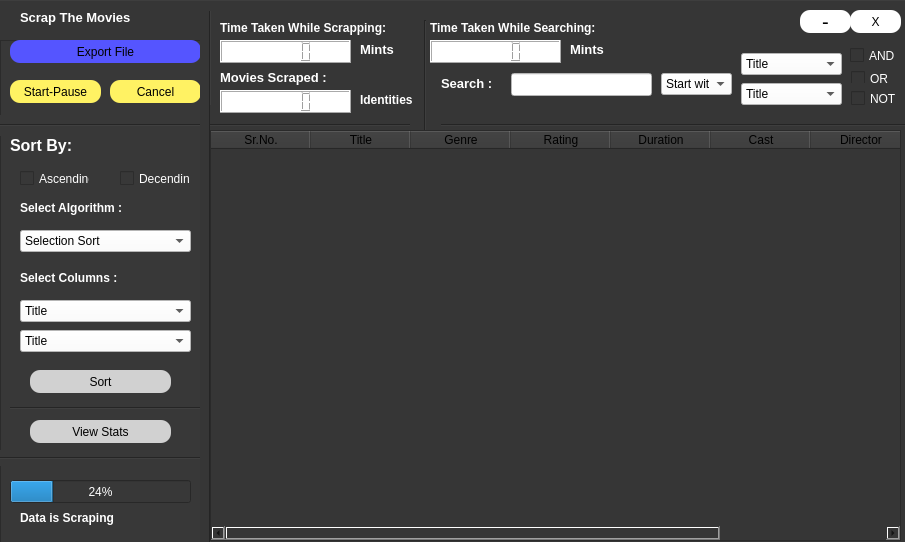
<?xml version="1.0" encoding="UTF-8"?>
<ui version="4.0">
 <class>MainWindow</class>
 <widget class="QMainWindow" name="MainWindow">
  <property name="geometry">
   <rect>
    <x>0</x>
    <y>0</y>
    <width>905</width>
    <height>542</height>
   </rect>
  </property>
  <property name="windowTitle">
   <string>MainWindow</string>
  </property>
  <property name="styleSheet">
   <string notr="true">background-color:rgb(54, 54, 54)</string>
  </property>
  <property name="tabShape">
   <enum>QTabWidget::Rounded</enum>
  </property>
  <widget class="QWidget" name="centralwidget">
   <widget class="QFrame" name="frame">
    <property name="geometry">
     <rect>
      <x>0</x>
      <y>40</y>
      <width>201</width>
      <height>571</height>
     </rect>
    </property>
    <property name="styleSheet">
     <string notr="true">background-color:rgb(56, 56, 56)</string>
    </property>
    <property name="frameShape">
     <enum>QFrame::StyledPanel</enum>
    </property>
    <property name="frameShadow">
     <enum>QFrame::Raised</enum>
    </property>
    <widget class="QPushButton" name="startbutton">
     <property name="geometry">
      <rect>
       <x>10</x>
       <y>40</y>
       <width>91</width>
       <height>23</height>
      </rect>
     </property>
     <property name="styleSheet">
      <string notr="true">QPushButton {
   background-color:rgb(255, 242, 99);
    border: none;
   color: black;
    border-radius:10px;
    font:arial;
}
QPushButton:hover {
    background-color:rgb(254, 254, 254);
}
QPushButton:pressed {
    background-color: rgb(68, 68, 68);
   color : rgb(121, 111, 255);
}</string>
     </property>
     <property name="text">
      <string>Start-Pause</string>
     </property>
    </widget>
    <widget class="QPushButton" name="pushButton_2">
     <property name="geometry">
      <rect>
       <x>110</x>
       <y>40</y>
       <width>91</width>
       <height>23</height>
      </rect>
     </property>
     <property name="styleSheet">
      <string notr="true">QPushButton {
   background-color:rgb(255, 242, 99);
    border: none;
   color: black;
    border-radius:10px;
    font:arial;
}
QPushButton:hover {
    background-color:rgb(254, 254, 254);
}
QPushButton:pressed {
    background-color: rgb(68, 68, 68);
   color : rgb(121, 111, 255);
}</string>
     </property>
     <property name="text">
      <string>Cancel</string>
     </property>
    </widget>
    <widget class="QLabel" name="label">
     <property name="geometry">
      <rect>
       <x>10</x>
       <y>90</y>
       <width>131</width>
       <height>31</height>
      </rect>
     </property>
     <property name="text">
      <string>&lt;html&gt;&lt;head/&gt;&lt;body&gt;&lt;p&gt;&lt;span style=&quot; font-size:12pt; font-weight:600; color:#ffffff;&quot;&gt;Sort By:&lt;/span&gt;&lt;/p&gt;&lt;/body&gt;&lt;/html&gt;</string>
     </property>
    </widget>
    <widget class="QCheckBox" name="checkBox">
     <property name="geometry">
      <rect>
       <x>20</x>
       <y>130</y>
       <width>70</width>
       <height>17</height>
      </rect>
     </property>
     <property name="styleSheet">
      <string notr="true">color:white</string>
     </property>
     <property name="text">
      <string>Ascending</string>
     </property>
    </widget>
    <widget class="QCheckBox" name="checkBox_2">
     <property name="geometry">
      <rect>
       <x>120</x>
       <y>130</y>
       <width>70</width>
       <height>17</height>
      </rect>
     </property>
     <property name="styleSheet">
      <string notr="true">color:white</string>
     </property>
     <property name="text">
      <string>Decending</string>
     </property>
    </widget>
    <widget class="QComboBox" name="comboBox">
     <property name="geometry">
      <rect>
       <x>20</x>
       <y>190</y>
       <width>171</width>
       <height>22</height>
      </rect>
     </property>
     <property name="styleSheet">
      <string notr="true">color:black;
background-color:white;</string>
     </property>
     <item>
      <property name="text">
       <string>Selection Sort</string>
      </property>
     </item>
     <item>
      <property name="text">
       <string>Insertion Sort</string>
      </property>
     </item>
     <item>
      <property name="text">
       <string>Quick Sort</string>
      </property>
     </item>
     <item>
      <property name="text">
       <string>Radix Sort</string>
      </property>
     </item>
     <item>
      <property name="text">
       <string>Merge Sort</string>
      </property>
     </item>
     <item>
      <property name="text">
       <string>Bubble Sort</string>
      </property>
     </item>
     <item>
      <property name="text">
       <string>Counting Sort</string>
      </property>
     </item>
     <item>
      <property name="text">
       <string>Hybird Sort</string>
      </property>
     </item>
     <item>
      <property name="text">
       <string>Heap Sort</string>
      </property>
     </item>
     <item>
      <property name="text">
       <string>Bucket Sort</string>
      </property>
     </item>
     <item>
      <property name="text">
       <string>Comb Sort</string>
      </property>
     </item>
     <item>
      <property name="text">
       <string>Time Sort</string>
      </property>
     </item>
     <item>
      <property name="text">
       <string>Cocktail Sort</string>
      </property>
     </item>
    </widget>
    <widget class="QLabel" name="label_2">
     <property name="geometry">
      <rect>
       <x>20</x>
       <y>160</y>
       <width>121</width>
       <height>16</height>
      </rect>
     </property>
     <property name="text">
      <string>&lt;html&gt;&lt;head/&gt;&lt;body&gt;&lt;p&gt;&lt;span style=&quot; font-size:9pt; font-weight:600; color:#ffffff;&quot;&gt;Select Algorithm :&lt;/span&gt;&lt;/p&gt;&lt;/body&gt;&lt;/html&gt;</string>
     </property>
    </widget>
    <widget class="QLabel" name="label_3">
     <property name="geometry">
      <rect>
       <x>20</x>
       <y>230</y>
       <width>101</width>
       <height>16</height>
      </rect>
     </property>
     <property name="text">
      <string>&lt;html&gt;&lt;head/&gt;&lt;body&gt;&lt;p&gt;&lt;span style=&quot; font-size:9pt; font-weight:600; color:#ffffff;&quot;&gt;Select Columns :&lt;/span&gt;&lt;/p&gt;&lt;/body&gt;&lt;/html&gt;</string>
     </property>
    </widget>
    <widget class="QComboBox" name="comboBox_2">
     <property name="geometry">
      <rect>
       <x>20</x>
       <y>260</y>
       <width>171</width>
       <height>22</height>
      </rect>
     </property>
     <property name="styleSheet">
      <string notr="true">color:black;
background-color:white;</string>
     </property>
     <item>
      <property name="text">
       <string>Title</string>
      </property>
     </item>
     <item>
      <property name="text">
       <string>Genre</string>
      </property>
     </item>
     <item>
      <property name="text">
       <string>Rating</string>
      </property>
     </item>
     <item>
      <property name="text">
       <string>Year</string>
      </property>
     </item>
     <item>
      <property name="text">
       <string>Time</string>
      </property>
     </item>
     <item>
      <property name="text">
       <string>Cast</string>
      </property>
     </item>
     <item>
      <property name="text">
       <string>Director</string>
      </property>
     </item>
    </widget>
    <widget class="QComboBox" name="comboBox_3">
     <property name="geometry">
      <rect>
       <x>20</x>
       <y>290</y>
       <width>171</width>
       <height>22</height>
      </rect>
     </property>
     <property name="styleSheet">
      <string notr="true">color:black;
background-color:white;</string>
     </property>
     <item>
      <property name="text">
       <string>Title</string>
      </property>
     </item>
     <item>
      <property name="text">
       <string>Genre</string>
      </property>
     </item>
     <item>
      <property name="text">
       <string>Rating</string>
      </property>
     </item>
     <item>
      <property name="text">
       <string>Year</string>
      </property>
     </item>
     <item>
      <property name="text">
       <string>Time</string>
      </property>
     </item>
     <item>
      <property name="text">
       <string>Cast</string>
      </property>
     </item>
     <item>
      <property name="text">
       <string>Director</string>
      </property>
     </item>
    </widget>
    <widget class="QProgressBar" name="progressBar">
     <property name="geometry">
      <rect>
       <x>10</x>
       <y>440</y>
       <width>181</width>
       <height>23</height>
      </rect>
     </property>
     <property name="styleSheet">
      <string notr="true">color:white
</string>
     </property>
     <property name="value">
      <number>24</number>
     </property>
    </widget>
    <widget class="Line" name="line_2">
     <property name="geometry">
      <rect>
       <x>0</x>
       <y>75</y>
       <width>211</width>
       <height>21</height>
      </rect>
     </property>
     <property name="orientation">
      <enum>Qt::Horizontal</enum>
     </property>
    </widget>
    <widget class="Line" name="line_3">
     <property name="geometry">
      <rect>
       <x>0</x>
       <y>410</y>
       <width>211</width>
       <height>16</height>
      </rect>
     </property>
     <property name="orientation">
      <enum>Qt::Horizontal</enum>
     </property>
    </widget>
    <widget class="QLabel" name="label_5">
     <property name="geometry">
      <rect>
       <x>20</x>
       <y>470</y>
       <width>141</width>
       <height>16</height>
      </rect>
     </property>
     <property name="text">
      <string>&lt;html&gt;&lt;head/&gt;&lt;body&gt;&lt;p&gt;&lt;span style=&quot; font-weight:600; color:#ffffff;&quot;&gt;Data is Scraping&lt;/span&gt;&lt;/p&gt;&lt;/body&gt;&lt;/html&gt;</string>
     </property>
    </widget>
    <widget class="QTableView" name="tableView">
     <property name="geometry">
      <rect>
       <x>210</x>
       <y>110</y>
       <width>691</width>
       <height>431</height>
      </rect>
     </property>
     <property name="styleSheet">
      <string notr="true">border:none;</string>
     </property>
     <property name="gridStyle">
      <enum>Qt::SolidLine</enum>
     </property>
     <property name="sortingEnabled">
      <bool>true</bool>
     </property>
    </widget>
    <widget class="QPushButton" name="pushButton">
     <property name="geometry">
      <rect>
       <x>10</x>
       <y>0</y>
       <width>191</width>
       <height>23</height>
      </rect>
     </property>
     <property name="styleSheet">
      <string notr="true">QPushButton {
   background-color:rgb(85, 85, 255);
    border: none;
   color: black;
    border-radius:10px;
    font:arial;
}
QPushButton:hover {
    background-color:rgb(254, 254, 254);
}
QPushButton:pressed {
    background-color: rgb(68, 68, 68);
   color : rgb(121, 111, 255);
}</string>
     </property>
     <property name="text">
      <string>Export File</string>
     </property>
    </widget>
    <widget class="QPushButton" name="pushButton_3">
     <property name="geometry">
      <rect>
       <x>30</x>
       <y>330</y>
       <width>141</width>
       <height>23</height>
      </rect>
     </property>
     <property name="styleSheet">
      <string notr="true">QPushButton {
   background-color:rgb(209, 209, 209);
    border: none;
   color: black;
    border-radius:10px;
    font:arial;
}
QPushButton:hover {
    background-color:rgb(254, 254, 254);
}
QPushButton:pressed {
    background-color: rgb(68, 68, 68);
   color : rgb(121, 111, 255);
}</string>
     </property>
     <property name="text">
      <string>Sort</string>
     </property>
    </widget>
    <widget class="QPushButton" name="pushButton_5">
     <property name="geometry">
      <rect>
       <x>30</x>
       <y>380</y>
       <width>141</width>
       <height>23</height>
      </rect>
     </property>
     <property name="styleSheet">
      <string notr="true">QPushButton {
   background-color:rgb(209, 209, 209);
    border: none;
   color: black;
    border-radius:10px;
    font:arial;
}
QPushButton:hover {
    background-color:rgb(254, 254, 254);
}
QPushButton:pressed {
    background-color: rgb(68, 68, 68);
   color : rgb(121, 111, 255);
}</string>
     </property>
     <property name="text">
      <string>View Stats</string>
     </property>
    </widget>
    <widget class="Line" name="line_7">
     <property name="geometry">
      <rect>
       <x>10</x>
       <y>360</y>
       <width>211</width>
       <height>16</height>
      </rect>
     </property>
     <property name="orientation">
      <enum>Qt::Horizontal</enum>
     </property>
    </widget>
   </widget>
   <widget class="Line" name="line">
    <property name="geometry">
     <rect>
      <x>200</x>
      <y>10</y>
      <width>21</width>
      <height>621</height>
     </rect>
    </property>
    <property name="orientation">
     <enum>Qt::Vertical</enum>
    </property>
   </widget>
   <widget class="Line" name="line_4">
    <property name="geometry">
     <rect>
      <x>210</x>
      <y>105</y>
      <width>701</width>
      <height>41</height>
     </rect>
    </property>
    <property name="orientation">
     <enum>Qt::Horizontal</enum>
    </property>
   </widget>
   <widget class="QLabel" name="label_4">
    <property name="geometry">
     <rect>
      <x>441</x>
      <y>63</y>
      <width>61</width>
      <height>41</height>
     </rect>
    </property>
    <property name="text">
     <string>&lt;html&gt;&lt;head/&gt;&lt;body&gt;&lt;p&gt;&lt;span style=&quot; font-size:10pt; font-weight:600; color:#ffffff;&quot;&gt;Search :&lt;/span&gt;&lt;/p&gt;&lt;/body&gt;&lt;/html&gt;</string>
    </property>
   </widget>
   <widget class="QComboBox" name="comboBox_4">
    <property name="geometry">
     <rect>
      <x>661</x>
      <y>73</y>
      <width>71</width>
      <height>22</height>
     </rect>
    </property>
    <property name="styleSheet">
     <string notr="true">background-color:white;
color:black</string>
    </property>
    <item>
     <property name="text">
      <string>Start with</string>
     </property>
    </item>
    <item>
     <property name="text">
      <string>Ends with</string>
     </property>
    </item>
   </widget>
   <widget class="QLineEdit" name="lineEdit">
    <property name="geometry">
     <rect>
      <x>511</x>
      <y>73</y>
      <width>141</width>
      <height>23</height>
     </rect>
    </property>
    <property name="styleSheet">
     <string notr="true">background-color:white;
color:black;
</string>
    </property>
   </widget>
   <widget class="QComboBox" name="comboBox_7">
    <property name="geometry">
     <rect>
      <x>741</x>
      <y>53</y>
      <width>101</width>
      <height>22</height>
     </rect>
    </property>
    <property name="styleSheet">
     <string notr="true">color:black;
background-color:white;</string>
    </property>
    <item>
     <property name="text">
      <string>Title</string>
     </property>
    </item>
    <item>
     <property name="text">
      <string>Genre</string>
     </property>
    </item>
    <item>
     <property name="text">
      <string>Rating</string>
     </property>
    </item>
    <item>
     <property name="text">
      <string>Year</string>
     </property>
    </item>
    <item>
     <property name="text">
      <string>Time</string>
     </property>
    </item>
    <item>
     <property name="text">
      <string>Cast</string>
     </property>
    </item>
    <item>
     <property name="text">
      <string>Director</string>
     </property>
    </item>
   </widget>
   <widget class="QComboBox" name="comboBox_8">
    <property name="geometry">
     <rect>
      <x>741</x>
      <y>83</y>
      <width>101</width>
      <height>22</height>
     </rect>
    </property>
    <property name="styleSheet">
     <string notr="true">color:black;
background-color:white;</string>
    </property>
    <item>
     <property name="text">
      <string>Title</string>
     </property>
    </item>
    <item>
     <property name="text">
      <string>Genre</string>
     </property>
    </item>
    <item>
     <property name="text">
      <string>Rating</string>
     </property>
    </item>
    <item>
     <property name="text">
      <string>Year</string>
     </property>
    </item>
    <item>
     <property name="text">
      <string>Time</string>
     </property>
    </item>
    <item>
     <property name="text">
      <string>Cast</string>
     </property>
    </item>
    <item>
     <property name="text">
      <string>Director</string>
     </property>
    </item>
   </widget>
   <widget class="QCheckBox" name="checkBox_3">
    <property name="geometry">
     <rect>
      <x>850</x>
      <y>30</y>
      <width>71</width>
      <height>51</height>
     </rect>
    </property>
    <property name="styleSheet">
     <string notr="true">color:white</string>
    </property>
    <property name="text">
     <string>AND</string>
    </property>
   </widget>
   <widget class="QCheckBox" name="checkBox_4">
    <property name="geometry">
     <rect>
      <x>851</x>
      <y>63</y>
      <width>70</width>
      <height>31</height>
     </rect>
    </property>
    <property name="styleSheet">
     <string notr="true">color:white</string>
    </property>
    <property name="text">
     <string>OR</string>
    </property>
   </widget>
   <widget class="QCheckBox" name="checkBox_5">
    <property name="geometry">
     <rect>
      <x>851</x>
      <y>83</y>
      <width>70</width>
      <height>31</height>
     </rect>
    </property>
    <property name="styleSheet">
     <string notr="true">color:white</string>
    </property>
    <property name="text">
     <string>NOT</string>
    </property>
   </widget>
   <widget class="QLabel" name="label_6">
    <property name="geometry">
     <rect>
      <x>220</x>
      <y>20</y>
      <width>181</width>
      <height>16</height>
     </rect>
    </property>
    <property name="text">
     <string>&lt;html&gt;&lt;head/&gt;&lt;body&gt;&lt;p&gt;&lt;span style=&quot; font-size:9pt; font-weight:600; color:#ffffff;&quot;&gt;Time Taken While Scrapping:&lt;/span&gt;&lt;/p&gt;&lt;/body&gt;&lt;/html&gt;</string>
    </property>
   </widget>
   <widget class="Line" name="line_5">
    <property name="geometry">
     <rect>
      <x>410</x>
      <y>20</y>
      <width>31</width>
      <height>111</height>
     </rect>
    </property>
    <property name="orientation">
     <enum>Qt::Vertical</enum>
    </property>
   </widget>
   <widget class="QLCDNumber" name="lcdNumber">
    <property name="geometry">
     <rect>
      <x>220</x>
      <y>40</y>
      <width>131</width>
      <height>23</height>
     </rect>
    </property>
    <property name="styleSheet">
     <string notr="true">background-color:white;
color:black;
</string>
    </property>
   </widget>
   <widget class="QLabel" name="label_7">
    <property name="geometry">
     <rect>
      <x>360</x>
      <y>40</y>
      <width>51</width>
      <height>20</height>
     </rect>
    </property>
    <property name="text">
     <string>&lt;html&gt;&lt;head/&gt;&lt;body&gt;&lt;p&gt;&lt;span style=&quot; font-size:10pt; font-weight:600; color:#ffffff;&quot;&gt;Mints&lt;/span&gt;&lt;/p&gt;&lt;/body&gt;&lt;/html&gt;</string>
    </property>
   </widget>
   <widget class="QLabel" name="label_8">
    <property name="geometry">
     <rect>
      <x>220</x>
      <y>70</y>
      <width>181</width>
      <height>16</height>
     </rect>
    </property>
    <property name="text">
     <string>&lt;html&gt;&lt;head/&gt;&lt;body&gt;&lt;p&gt;&lt;span style=&quot; font-size:10pt; font-weight:600; color:#ffffff;&quot;&gt;Movies Scraped :&lt;/span&gt;&lt;/p&gt;&lt;/body&gt;&lt;/html&gt;</string>
    </property>
   </widget>
   <widget class="QLCDNumber" name="lcdNumber_2">
    <property name="geometry">
     <rect>
      <x>220</x>
      <y>90</y>
      <width>131</width>
      <height>23</height>
     </rect>
    </property>
    <property name="styleSheet">
     <string notr="true">background-color:white;
color:black;
</string>
    </property>
   </widget>
   <widget class="QLabel" name="label_9">
    <property name="geometry">
     <rect>
      <x>360</x>
      <y>90</y>
      <width>61</width>
      <height>20</height>
     </rect>
    </property>
    <property name="text">
     <string>&lt;html&gt;&lt;head/&gt;&lt;body&gt;&lt;p&gt;&lt;span style=&quot; font-weight:600; color:#ffffff;&quot;&gt;Identities&lt;/span&gt;&lt;/p&gt;&lt;/body&gt;&lt;/html&gt;</string>
    </property>
   </widget>
   <widget class="Line" name="line_6">
    <property name="geometry">
     <rect>
      <x>0</x>
      <y>-10</y>
      <width>911</width>
      <height>21</height>
     </rect>
    </property>
    <property name="orientation">
     <enum>Qt::Horizontal</enum>
    </property>
   </widget>
   <widget class="QPushButton" name="closebutton">
    <property name="geometry">
     <rect>
      <x>850</x>
      <y>10</y>
      <width>51</width>
      <height>23</height>
     </rect>
    </property>
    <property name="styleSheet">
     <string notr="true">QPushButton {
   background-color:rgb(255, 255, 255);
    border: none;
    border-radius:10px;
    color: black;
    font:arial;
}
QPushButton:hover {
    background-color:rgb(255, 7, 11);
}
QPushButton:pressed {
    background-color: rgb(68, 68, 68);
   color : rgb(121, 111, 255);
}</string>
    </property>
    <property name="text">
     <string>X</string>
    </property>
   </widget>
   <widget class="QPushButton" name="pushButton_4">
    <property name="geometry">
     <rect>
      <x>800</x>
      <y>10</y>
      <width>51</width>
      <height>23</height>
     </rect>
    </property>
    <property name="styleSheet">
     <string notr="true">QPushButton {
   background-color:rgb(255, 255, 255);
    border: none;
    border-radius:10px;
    color: black;
    font:bold-arial;
    font-size:20px;
}
QPushButton:hover {
    background-color:rgb(162, 162, 162)
}
QPushButton:pressed {
    background-color: rgb(68, 68, 68);
   color : rgb(121, 111, 255);
}</string>
    </property>
    <property name="text">
     <string>-</string>
    </property>
   </widget>
   <widget class="QTableWidget" name="tableWidget">
    <property name="geometry">
     <rect>
      <x>210</x>
      <y>130</y>
      <width>691</width>
      <height>411</height>
     </rect>
    </property>
    <column>
     <property name="text">
      <string>Sr.No.</string>
     </property>
    </column>
    <column>
     <property name="text">
      <string>Title</string>
     </property>
    </column>
    <column>
     <property name="text">
      <string>Genre</string>
     </property>
    </column>
    <column>
     <property name="text">
      <string>Rating</string>
     </property>
    </column>
    <column>
     <property name="text">
      <string>Duration</string>
     </property>
    </column>
    <column>
     <property name="text">
      <string>Cast</string>
     </property>
    </column>
    <column>
     <property name="text">
      <string>Director</string>
     </property>
    </column>
    <column>
     <property name="text">
      <string>Synopsis</string>
     </property>
    </column>
   </widget>
   <widget class="QLabel" name="label_10">
    <property name="geometry">
     <rect>
      <x>20</x>
      <y>10</y>
      <width>121</width>
      <height>16</height>
     </rect>
    </property>
    <property name="text">
     <string>&lt;html&gt;&lt;head/&gt;&lt;body&gt;&lt;p&gt;&lt;span style=&quot; font-size:10pt; font-weight:600; color:#ffffff;&quot;&gt;Scrap The Movies&lt;/span&gt;&lt;/p&gt;&lt;/body&gt;&lt;/html&gt;</string>
    </property>
   </widget>
   <widget class="QLCDNumber" name="lcdNumber_3">
    <property name="geometry">
     <rect>
      <x>430</x>
      <y>40</y>
      <width>131</width>
      <height>23</height>
     </rect>
    </property>
    <property name="styleSheet">
     <string notr="true">background-color:white;
color:black;
</string>
    </property>
   </widget>
   <widget class="QLabel" name="label_11">
    <property name="geometry">
     <rect>
      <x>430</x>
      <y>20</y>
      <width>181</width>
      <height>16</height>
     </rect>
    </property>
    <property name="text">
     <string>&lt;html&gt;&lt;head/&gt;&lt;body&gt;&lt;p&gt;&lt;span style=&quot; font-size:9pt; font-weight:600; color:#ffffff;&quot;&gt;Time Taken While Searching:&lt;/span&gt;&lt;/p&gt;&lt;/body&gt;&lt;/html&gt;</string>
    </property>
   </widget>
   <widget class="QLabel" name="label_12">
    <property name="geometry">
     <rect>
      <x>570</x>
      <y>40</y>
      <width>121</width>
      <height>20</height>
     </rect>
    </property>
    <property name="text">
     <string>&lt;html&gt;&lt;head/&gt;&lt;body&gt;&lt;p&gt;&lt;span style=&quot; font-size:10pt; font-weight:600; color:#ffffff;&quot;&gt;Mints&lt;/span&gt;&lt;/p&gt;&lt;/body&gt;&lt;/html&gt;</string>
    </property>
   </widget>
  </widget>
 </widget>
 <resources/>
 <connections/>
</ui>
